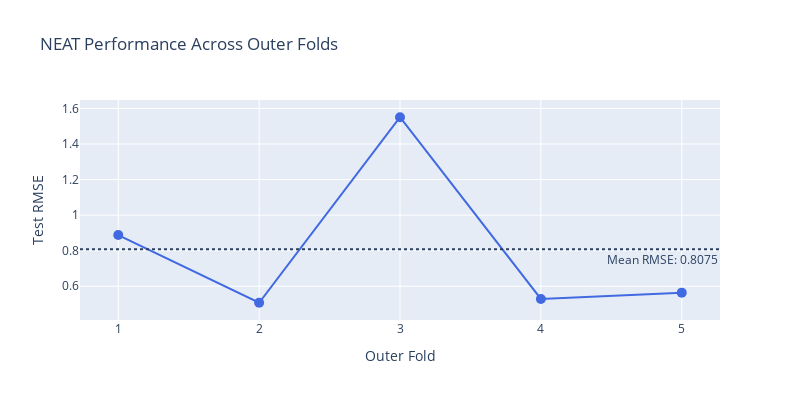

Notebook cell for this chart:
### Code cell
# 4. Create Performance Trend Plot
fig = go.Figure()
fig.add_trace(go.Scatter(
    x=outer_scores['outer_fold'],
    y=outer_scores['rmse'],
    mode='lines+markers',
    line=dict(width=2, color='royalblue'),
    marker=dict(size=10)
))
fig.add_hline(
    y=outer_scores['rmse'].mean(),
    line_dash="dot",
    annotation_text=f"Mean RMSE: {outer_scores['rmse'].mean():.4f}",
    annotation_position="bottom right"
)
fig.update_layout(
    title='NEAT Performance Across Outer Folds',
    xaxis_title='Outer Fold',
    yaxis_title='Test RMSE',
    width=800,
    height=400
)
fig.show()

### Figure 1 — Plotly figure (JSON) as saved in the notebook; plotly's stock layout.template omitted (floating-point values rounded to 4 significant figures)
{"data": [{"line": {"color": "royalblue", "width": 2}, "marker": {"size": 10}, "mode": "lines+markers", "type": "scatter", "x": [1, 2, 3, 4, 5], "y": [0.8879, 0.5071, 1.55, 0.5284, 0.5639]}], "layout": {"annotations": [{"showarrow": false, "text": "Mean RMSE: 0.8075", "x": 1, "xanchor": "right", "xref": "x domain", "y": 0.8075, "yanchor": "top", "yref": "y"}], "height": 400, "shapes": [{"line": {"dash": "dot"}, "type": "line", "x0": 0, "x1": 1, "xref": "x domain", "y0": 0.8075, "y1": 0.8075, "yref": "y"}], "title": {"text": "NEAT Performance Across Outer Folds"}, "width": 800, "xaxis": {"title": {"text": "Outer Fold"}}, "yaxis": {"title": {"text": "Test RMSE"}}}}
